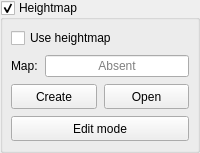
            <widget class="GroupBox" name="grpHeightMap">
             <property name="title">
              <string>Heightmap</string>
             </property>
             <property name="checkable">
              <bool>true</bool>
             </property>
             <property name="overrided" stdset="0">
              <bool>false</bool>
             </property>
             <layout class="QVBoxLayout" name="verticalLayout_16">
              <property name="leftMargin">
               <number>8</number>
              </property>
              <property name="topMargin">
               <number>8</number>
              </property>
              <property name="rightMargin">
               <number>8</number>
              </property>
              <property name="bottomMargin">
               <number>9</number>
              </property>
              <item>
               <widget class="QWidget" name="widgetHeightMap" native="true">
                <layout class="QVBoxLayout" name="verticalLayout_15">
                 <property name="spacing">
                  <number>7</number>
                 </property>
                 <property name="leftMargin">
                  <number>0</number>
                 </property>
                 <property name="topMargin">
                  <number>0</number>
                 </property>
                 <property name="rightMargin">
                  <number>0</number>
                 </property>
                 <property name="bottomMargin">
                  <number>0</number>
                 </property>
                 <item>
                  <widget class="QCheckBox" name="chkHeightMapUse">
                   <property name="text">
                    <string>Use heightmap</string>
                   </property>
                  </widget>
                 </item>
                 <item>
                  <layout class="QHBoxLayout" name="horizontalLayout_22">
                   <item>
                    <widget class="QLabel" name="label_15">
                     <property name="text">
                      <string>Map:</string>
                     </property>
                    </widget>
                   </item>
                   <item>
                    <widget class="QLineEdit" name="txtHeightMap">
                     <property name="focusPolicy">
                      <enum>Qt::NoFocus</enum>
                     </property>
                     <property name="text">
                      <string/>
                     </property>
                     <property name="alignment">
                      <set>Qt::AlignCenter</set>
                     </property>
                     <property name="readOnly">
                      <bool>true</bool>
                     </property>
                     <property name="placeholderText">
                      <string>Absent</string>
                     </property>
                    </widget>
                   </item>
                  </layout>
                 </item>
                 <item>
                  <layout class="QHBoxLayout" name="horizontalLayout_21">
                   <item>
                    <widget class="StyledToolButton" name="cmdHeightMapCreate">
                     <property name="sizePolicy">
                      <sizepolicy hsizetype="Preferred" vsizetype="Fixed">
                       <horstretch>0</horstretch>
                       <verstretch>0</verstretch>
                      </sizepolicy>
                     </property>
                     <property name="minimumSize">
                      <size>
                       <width>0</width>
                       <height>25</height>
                      </size>
                     </property>
                     <property name="text">
                      <string>Create</string>
                     </property>
                    </widget>
                   </item>
                   <item>
                    <widget class="StyledToolButton" name="cmdHeightMapLoad">
                     <property name="sizePolicy">
                      <sizepolicy hsizetype="Preferred" vsizetype="Fixed">
                       <horstretch>0</horstretch>
                       <verstretch>0</verstretch>
                      </sizepolicy>
                     </property>
                     <property name="minimumSize">
                      <size>
                       <width>0</width>
                       <height>25</height>
                      </size>
                     </property>
                     <property name="text">
                      <string>Open</string>
                     </property>
                    </widget>
                   </item>
                  </layout>
                 </item>
                 <item>
                  <widget class="StyledToolButton" name="cmdHeightMapMode">
                   <property name="sizePolicy">
                    <sizepolicy hsizetype="Preferred" vsizetype="Fixed">
                     <horstretch>0</horstretch>
                     <verstretch>0</verstretch>
                    </sizepolicy>
                   </property>
                   <property name="minimumSize">
                    <size>
                     <width>42</width>
                     <height>25</height>
                    </size>
                   </property>
                   <property name="text">
                    <string>Edit mode</string>
                   </property>
                   <property name="checkable">
                    <bool>true</bool>
                   </property>
                  </widget>
                 </item>
                </layout>
               </widget>
              </item>
             </layout>
            </widget>
